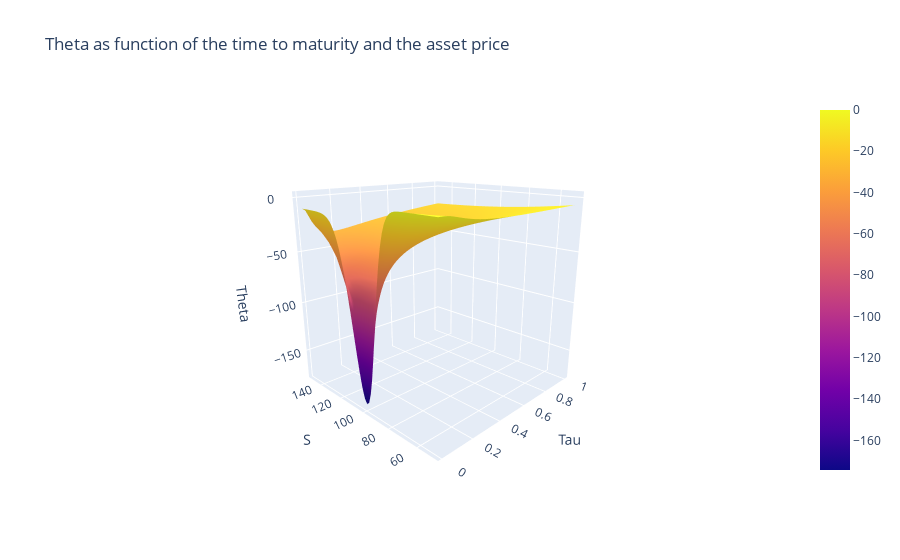

The notebook cell this image was saved under:
### Code cell
layout = go.Layout(title='Theta as function of the time to maturity and the asset price', 
                   scene = dict(xaxis_title = 'Tau', yaxis_title = 'S', zaxis_title = 'Theta', 
                                camera_eye = dict(x=-1.6, y=-1.6, z=0.7)))

fig = go.Figure(data=[go.Surface(z=Theta, x=Tau_grid, y=S_grid)], layout=layout)

# interactive plot
iplot(fig)

plot(fig, filename='Theta.html')

### Figure 1 — Plotly figure (JSON) as saved in the notebook; plotly's stock layout.template omitted (floating-point values rounded to 4 significant figures; data arrays with more than 128 entries replaced by an {"elided": "..."} marker saying what was removed)
{"data": [{"type": "surface", "x": [0.01, 0.02678, 0.04356, 0.06034, 0.07712, 0.0939, 0.1107, 0.1275, 0.1442, 0.161, 0.1778, 0.1946, 0.2114, 0.2281, 0.2449, 0.2617, 0.2785, 0.2953, 0.312, 0.3288, 0.3456, 0.3624, 0.3792, 0.3959, 0.4127, 0.4295, 0.4463, 0.4631, 0.4798, 0.4966, 0.5134, 0.5302, 0.5469, 0.5637, 0.5805, 0.5973, 0.6141, 0.6308, 0.6476, 0.6644, 0.6812, 0.698, 0.7147, 0.7315, 0.7483, 0.7651, 0.7819, 0.7986, 0.8154, 0.8322, 0.849, 0.8658, 0.8825, 0.8993, 0.9161, 0.9329, 0.9497, 0.9664, 0.9832, 1], "y": [50, 51.69, 53.39, 55.08, 56.78, 58.47, 60.17, 61.86, 63.56, 65.25, 66.95, 68.64, 70.34, 72.03, 73.73, 75.42, 77.12, 78.81, 80.51, 82.2, 83.9, 85.59, 87.29, 88.98, 90.68, 92.37, 94.07, 95.76, 97.46, 99.15, 100.8, 102.5, 104.2, 105.9, 107.6, 109.3, 111.0, 112.7, 114.4, 116.1, 117.8, 119.5, 121.2, 122.9, 124.6, 126.3, 128.0, 129.7, 131.4, 133.1, 134.7, 136.4, 138.1, 139.8, 141.5, 143.2, 144.9, 146.6, 148.3, 150.0], "z": {"elided": "60x60 float values"}}], "layout": {"scene": {"camera": {"eye": {"x": -1.6, "y": -1.6, "z": 0.7}}, "xaxis": {"title": {"text": "Tau"}}, "yaxis": {"title": {"text": "S"}}, "zaxis": {"title": {"text": "Theta"}}}, "title": {"text": "Theta as function of the time to maturity and the asset price"}}}
